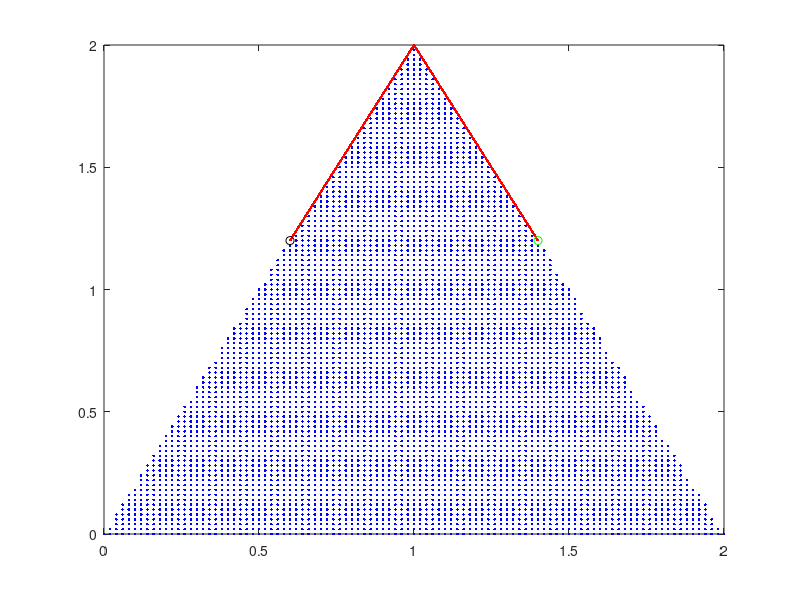

Write the MATLAB code that produced this figure.
%% 
% *Multiobjective Optimization. Nonlinear problem. Scalarization method.*
% 
% $$\left\lbrace \begin{array}{ll}\textrm{minimize} & \left(x_1^2 +x_2^2 +2x_1 
% -2x_2 \right),\left(x_1^2 +x_2^2 -6x_1 -4x_2 \right)\\\textrm{subject}\;\textrm{to} 
% & -x_2 \le 0\\\; & -2x_1 +x_2 \le 0\\\; & 2x_1 +x_2 \le 4\end{array}\right.$$
% 
% Find the set of minima and weak minima by means of the scalarization method.

close all;
clear;
clc;

matlab.lang.OnOffSwitchState = 1;
%%
% Plot of data 
x1 = -10:0.1:10;
x2 = -10:0.1:10;


[X1,X2] = meshgrid(x1,x2);

X3 = X1.^2 + X2.^2 + 2.*X1 - 4.*X2;
X4 = X1.^2 + X2.^2 - 6.*X1 - 4.*X2;

surface(X1,X2,X3);
hold on
surface(X1,X2,X4);
view(3);
hold off
%%
% Check convexity
Q1 = [2 0
      0 2];

f1 = [2
     -4];

Q2 = [2 0
      0 2];

f2 = [-6
      -4];

eigenvalue_1 = eig(Q1)
eigenvalue_2 = eig(Q1)
%%
% Feasible region
x1 = -10:0.02:10;
x2 = -10:0.02:10;


[X1,X2] = meshgrid(x1,x2);

condition_x1 = X1((-X2<=0) & (-2.*X1 + X2<=0) & (2.*X1+X2<=4));
condition_x2 = X2((-X2<=0) & (-2.*X1 + X2<=0) & (2.*X1+X2<=4));

plot(condition_x1, condition_x2, 'b.');

%%
% Set the environment values
A = [0 -1
    -2  1
     2  1];

b = [0
     0
     4];

% Set the problem
options = optimset('Display', 'off');

hold on
for alpha = 0.001:0.001:0.999
    f = [8*alpha-6
         -4];
    x = quadprog(Q1,f, A, b, [], [], [], [], [], options);
    plot(x(1), x(2), 'r.');
end

% Extreme alpha
% alpha = 0;
x0 = quadprog(Q2, f2, A, b, [], [], [], [], [], options);
plot(x0(1), x0(2), 'go');

%alpha = 1;
x1 = quadprog(Q1, f1, A, b, [], [], [], [], [], options);
plot(x1(1), x1(2), 'ko');

hold off
